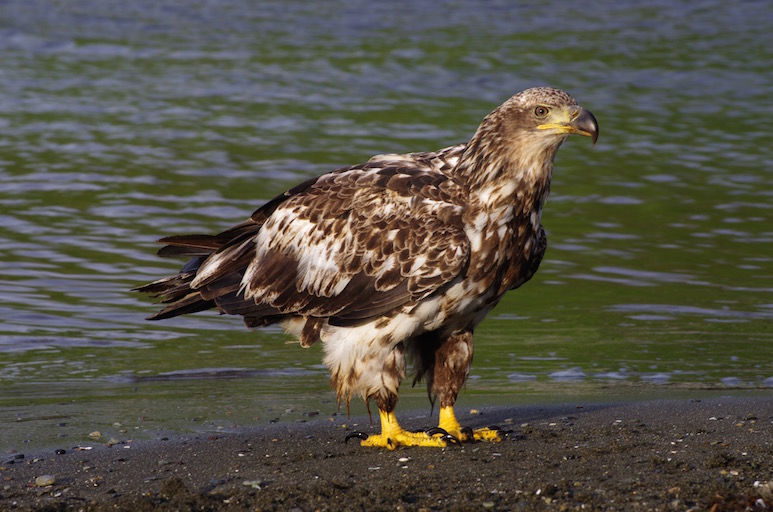
#> input picture 03_computer_vision/examples/images/eagle.jpg, 773 x 512 px
$ python 03_feature.py
#> lines starting #> are read from the running program, lines starting #| are printed output that depends on the picture
import numpy as np
import cv2 as cv
from matplotlib import pyplot as plt

img = cv.imread('images/eagle.jpg',0)
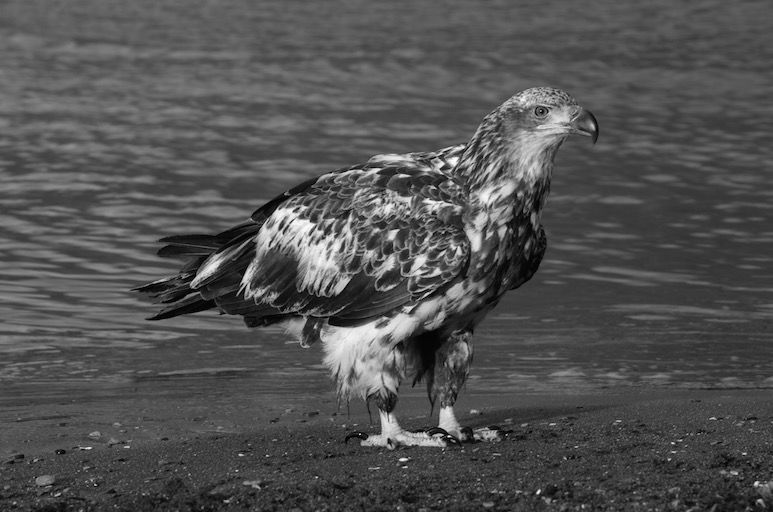
#> img: shape (512, 773); min 0, max 255, mean 81.7
img = cv.GaussianBlur(img, (3, 3), 0)

# Initiate ORB detector
orb = cv.ORB_create()
# find the keypoints with ORB
kp = orb.detect(img,None)
#> kp = 500 keypoints; strongest (x, y, size): (453, 162, 53.6), (454, 160, 64.3), (454, 159, 53.6), (449, 161, 53.6)
# compute the descriptors with ORB
kp, des = orb.compute(img, kp)
# draw only keypoints location,not size and orientation
img2 = cv.drawKeypoints(img, kp, None, color=(0,255,0), flags=0)
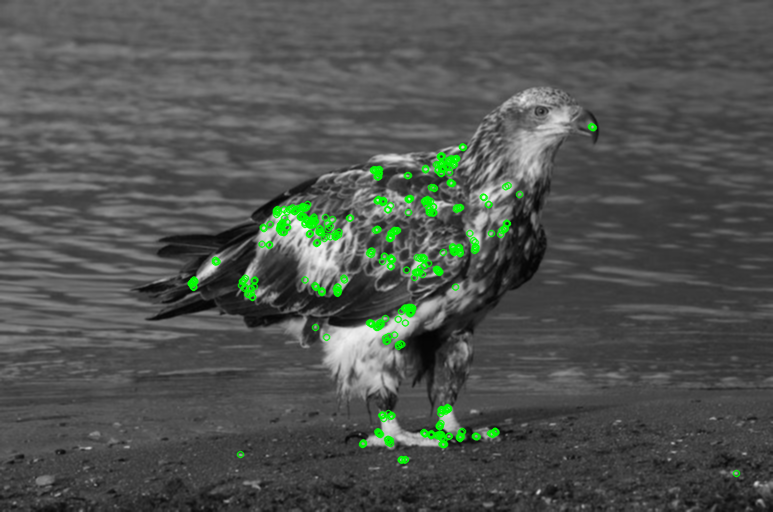
#> img2: shape (512, 773, 3); mean of channels 0, 1, 2 79.6, 83.6, 79.6; drawn as B, G, R
cv.imshow('Features', img2)

k = cv.waitKey(0)
#> (key Esc is pressed here)

if k == ord("s"):
    cv.imwrite("images/eaglefeatures.jpg", img2)
    cv.destroyAllWindows()
